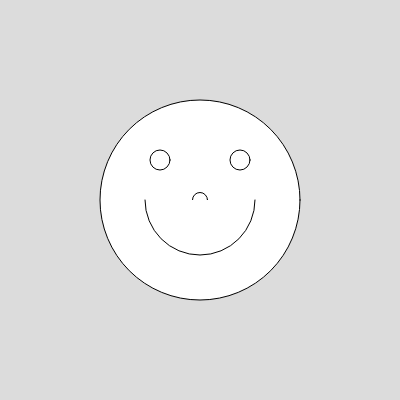
Frame 1 (no input)
Frame 60 (no input): identical to frame 1, image omitted
Frame 120 (the mouse pressed at the canvas centre since frame 60): identical to frame 1, image omitted

The p5.js sketch that drew this single still picture (run headless with seeded random() and noise() and a simulated clock; from frame 60 on, the mouse is pressed at the canvas centre):

// p5.js sketch
// ── sketch.js
/**
* Erika Mesh
* IGME-609: p5.js Demo
*/ 

/**
* setup : Initialization runs once; called automatically
* Summarize code that you add
*/
 function setup() {
  createCanvas(400, 400);
}

function draw() {
  background(220);
  console.log("Say Hi")
  
  //Say Hi
  /*
	line(20,20,20,100);
	line(20,60,60,60);
	line(60,20,60,100);
	line(100,20,100,100);
  */
	
  //face
	ellipse(200,200,200);
	ellipse(200,200,15);
	ellipse(160,160,20);
	ellipse(240,160,20);
	arc(200,200,110,110,0,PI);
  
}
 
